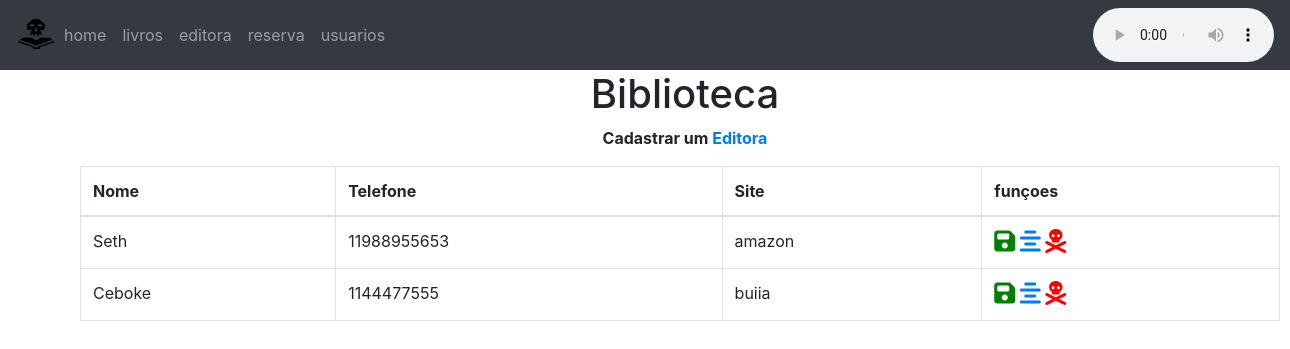
Screenshot of /heart/editora/ with the database file from the repository.
### heart/models.py (models this page shows, shortened)
class Editora(models.Model):
    Id_Ed = models.CharField(max_length=100)
    Nome = models.CharField(max_length=50)
    Edereco = models.CharField(max_length=100)
    Telefone = models.CharField(max_length=14)
    Site = models.CharField(max_length=100)

### heart/views.py (the view)
# urls.py: path('heart/editora/', views.Editoras_lis),
def Editoras_lis(request):
    editoras = Editora.objects.all()
    return render(request,'Editora.html',{'editoras':editoras})

### templates/Editora.html
{% extends "page-model.html"%}
{% block content%}
<div class="conteiner" style="margin-left:80px;">
    <h1 style="text-align:center;"> Biblioteca</h1>
    <p style="text-align:center;"><strong>Cadastrar um <a href="/heart/cadastrar_edi" >Editora </a> </strong></p>
    <table class="table table-bordered" style="width:1200px;">
        <thead>
            <tr>
                <th>Nome</th>
                <th>Telefone</th>
                <th>Site</th>
                <th>funçoes</th>
            </tr>
        </thead>
        <tbody>
            {%for lis in editoras%}
                <tr>
                    <td>{{lis.Nome}}</td>
                    <td>{{lis.Telefone}}</td>
                    <td>{{lis.Site}}</td>
                    <td>
                        <a href="/heart/cadastrar_edi/?id={{lis.id}} "><i style="font-size:24px;color:green" class="fas">&#xf0c7</i></a>
                        <a href="/heart/detalhes_edi/{{lis.id}}"><i style="font-size:24px;" class="fas">&#xf037</i></a>
                        <a href="#"><i style="font-size:24px;color:red;" class="fas">&#xf714</i></a>
                    </td>
                </tr>
            {% endfor %}
        </tbody>
    </table>
</div>
{% endblock%}

### rows the page displays
Editora: Nome "Seth", Telefone "11988955653", Site "amazon"
Editora: Nome "Ceboke", Telefone "1144477555", Site "buiia"
